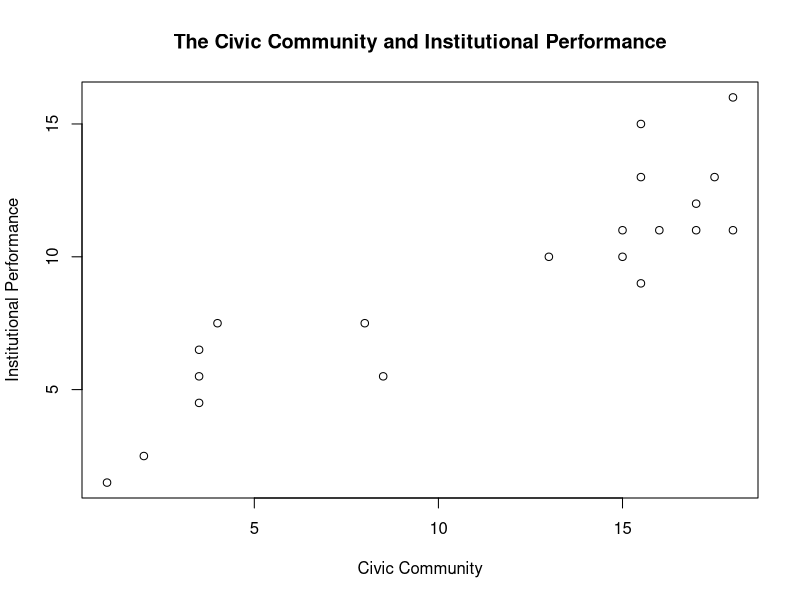
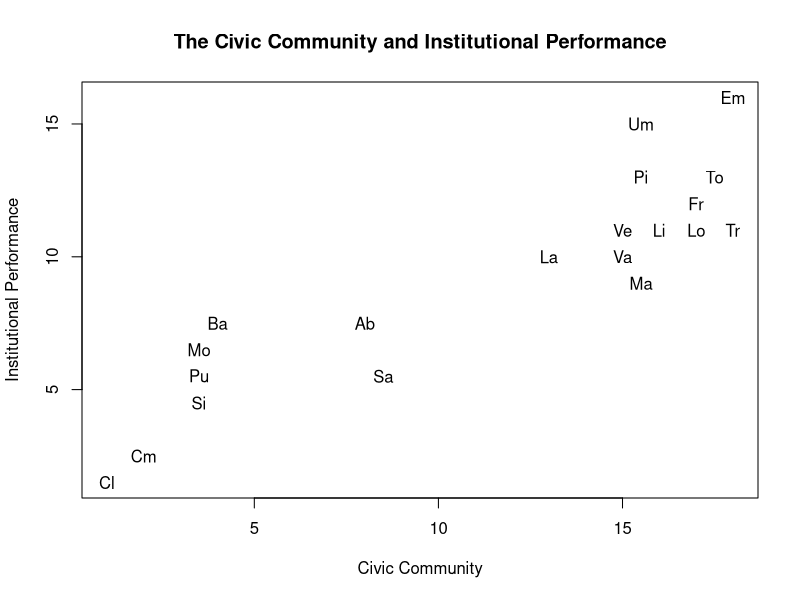

Source code (R) for these figures, in order:
putnam <- read.csv("putnam.csv")
attach(putnam)
jpeg(filename = "ip_cc.jpg")
plot(cc, ip, main = "The Civic Community and Institutional Performance", xlab = "Civic Community", ylab = "Institutional Performance")
dev.off()

jpeg(filename = "ip_cc2.jpg")
plot(cc, ip, main = "The Civic Community and Institutional Performance", xlab = "Civic Community", ylab = "Institutional Performance", type = "n")
text(cc, ip, region)
dev.off()

#相関係数の計算
result_cor <- cor.test(ip, cc)
result_cor

#回帰分析
result_lm <- lm(ip ~ cc)
summary(result_lm)

#政府のパフォーマンスと南北地域
t.test(ip ~ ns, var.equal = TRUE)
#政府パフォーマンスと近代化の度合いの単回帰分析
result_lm2 <- lm(ip ~ em)
summary(result_lm2)

#政府パフォーマンスと近代化の度合い+南北地域の重回帰分析
result_lm6 <- lm(ip ~ em + ns)
summary(result_lm6)

#政府パフォーマンスと社会資本関係+南北地域の重回帰分析
result_lm7 <- lm(ip ~ cc + ns)
summary(result_lm7)